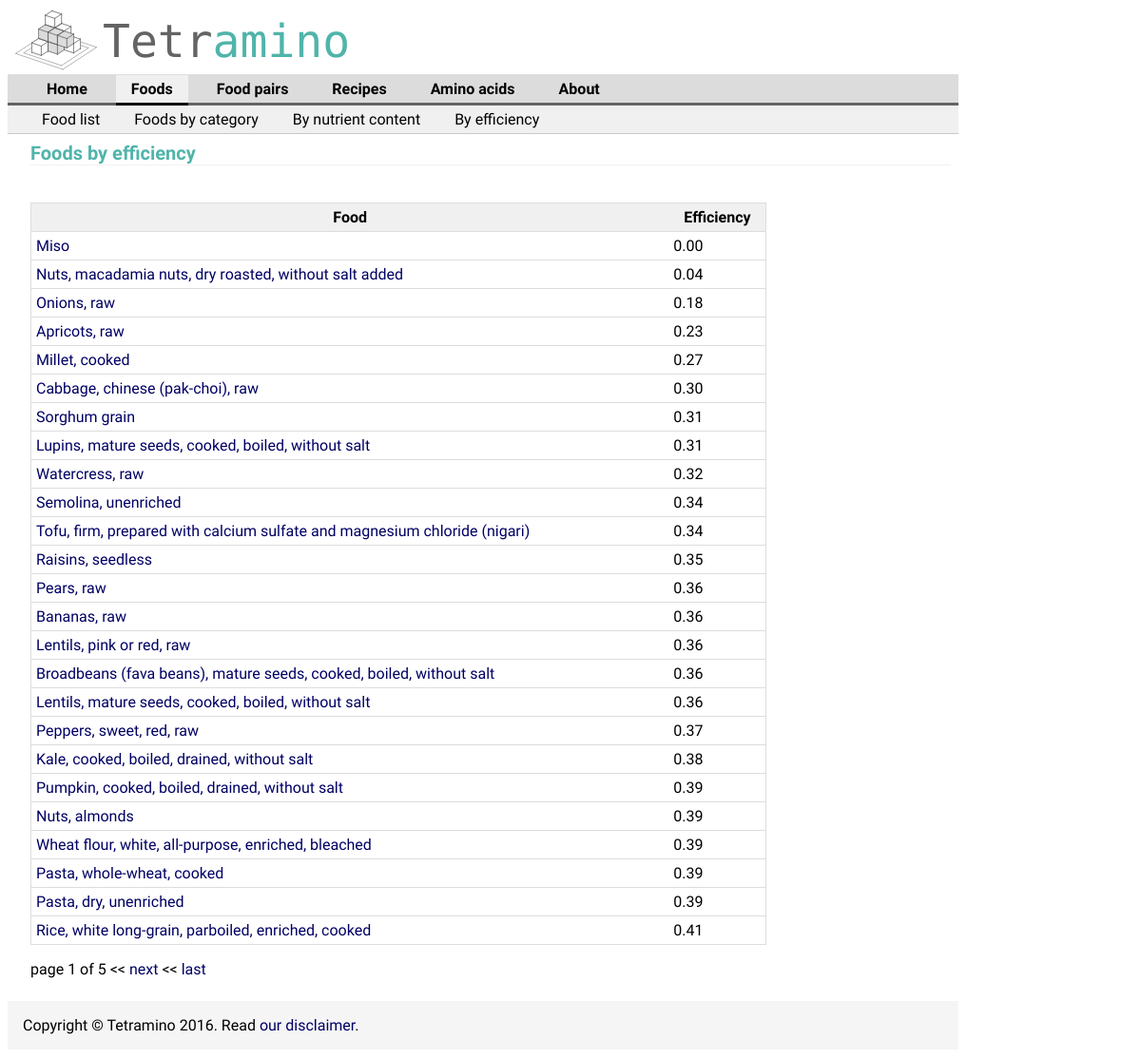
The app's page /list-foods-by-efficiency/ with its own data.
### aminoApp/models.py (models this page shows, shortened)
class Food(models.Model):
    food_name = models.CharField(max_length=200)
    pub_date = models.DateTimeField('date added', null=True, blank=True,auto_now_add=True) #models.DateTimeField('date published',null=timezone.now())
    food_category = models.IntegerField(null=True)
    food_dbid = models.IntegerField(default=0)
    nutritional_value = models.ForeignKey('NutritionalValue', on_delete=models.CASCADE,null=True)
    efficiency = models.FloatField(null=True)
    food_description = models.TextField(null=True, blank=True)
    picture_file = models.CharField(max_length=200, null=True, blank=True)
    class Meta:
        ordering = ['food_name']

### aminoApp/views.py (the view)
# urls.py: url(r'^list-foods-by-efficiency/', views.FoodListByEfficiency.as_view(), name='foodList'),
class FoodListByEfficiency(ListView):
    queryset = Food.objects.order_by('efficiency') #'-pk' '-bestEfficiency'
    template_name = 'aminoApp/foodListFromClass.html'
    context_object_name = 'foodList'
    paginate_by = 25

### aminoApp/templates/aminoApp/foodListFromClass.html (shortened to what this page needs)
{% extends "aminoApp/baseFoods.html" %}
{% block content %}
<h1>Foods by efficiency</h1>
    {% if foodList %}
        <table>
            <tr>
                <th>Food</th>
                <th>Efficiency</th>
            </tr>
        {% for food in foodList %}
            <tr>
                <td><a href="/showFood/{{ food.food_dbid }}/">{{ food.food_name }}</a> </td>
                <td>{{ food.efficiency |floatformat:2}}</td>
            </tr>
        {% endfor %}
        </table>
    {% else %}
        <p>No food is available.</p>
    {% endif %}
    {% if is_paginated %}
    <p>
        <div class="pagination">
            <span class="page-links">
                <span class="page-current">
                    page {{ page_obj.number }} of {{ page_obj.paginator.num_pages }}
                </span>
                {% if page_obj.has_next %}
                    <<
                    <a href="/listFoodsByEfficiency/?page={{ page_obj.next_page_number }}">next</a>
                    <<
                    <a href="/listFoodsByEfficiency/?page={{ page_obj.paginator.num_pages }}">last</a>
                {% endif %}
            </span>
        </div>
    </p>
    {% endif %}
{% endblock %}

### aminoApp/static/aminoApp/yellowBungeeStyle.css (style rules this page uses)
p { margin: 2 em; text-align: justify; text-justify: inter-word; }
body { font-family: "Raleway", serif; }
th, td { border-bottom: 1px solid #ddd; padding: 5px; }
th { background-color: rgb(240,240,240); }
table { border-collapse: collapse; border: 1px solid #ddd; width: 80%; }
a:link { text-decoration: none; color: rgb(0,0,100); }
h1 { margin-bottom: 1em; margin-top: 0; margin-left: 0em; font-family: 'Raleway', serif; font-size: 20px; text-align: left; color: rgb(80,180,170); border-bottom: solid 1px rgb(240,240,240); }

### records on screen
Food: food_name "Miso", efficiency "0.00"
Food: food_name "Nuts, macadamia nuts, dry roasted, without salt added", efficiency "0.04"
Food: food_name "Onions, raw", efficiency "0.18"
Food: food_name "Apricots, raw", efficiency "0.23"
Food: food_name "Millet, cooked", efficiency "0.27"
Food: food_name "Cabbage, chinese (pak-choi), raw", efficiency "0.30"
Food: food_name "Sorghum grain", efficiency "0.31"
Food: food_name "Lupins, mature seeds, cooked, boiled, without salt", efficiency "0.31"
Food: food_name "Watercress, raw", efficiency "0.32"
Food: food_name "Semolina, unenriched", efficiency "0.34"
Food: food_name "Tofu, firm, prepared with calcium sulfate and magnesium chloride (nigari)", efficiency "0.34"
Food: food_name "Raisins, seedless", efficiency "0.35"
Food: food_name "Pears, raw", efficiency "0.36"
Food: food_name "Bananas, raw", efficiency "0.36"
Food: food_name "Lentils, pink or red, raw", efficiency "0.36"
Food: food_name "Broadbeans (fava beans), mature seeds, cooked, boiled, without salt", efficiency "0.36"
Food: food_name "Lentils, mature seeds, cooked, boiled, without salt", efficiency "0.36"
Food: food_name "Peppers, sweet, red, raw", efficiency "0.37"
Food: food_name "Kale, cooked, boiled, drained, without salt", efficiency "0.38"
Food: food_name "Pumpkin, cooked, boiled, drained, without salt", efficiency "0.39"
Food: food_name "Nuts, almonds", efficiency "0.39"
Food: food_name "Wheat flour, white, all-purpose, enriched, bleached", efficiency "0.39"
Food: food_name "Pasta, whole-wheat, cooked", efficiency "0.39"
Food: food_name "Pasta, dry, unenriched", efficiency "0.39"
Food: food_name "Rice, white long-grain, parboiled, enriched, cooked", efficiency "0.41"

### other values on screen
{{ page_obj.number }} "1"
{{ page_obj.paginator.num_pages }} "5"
